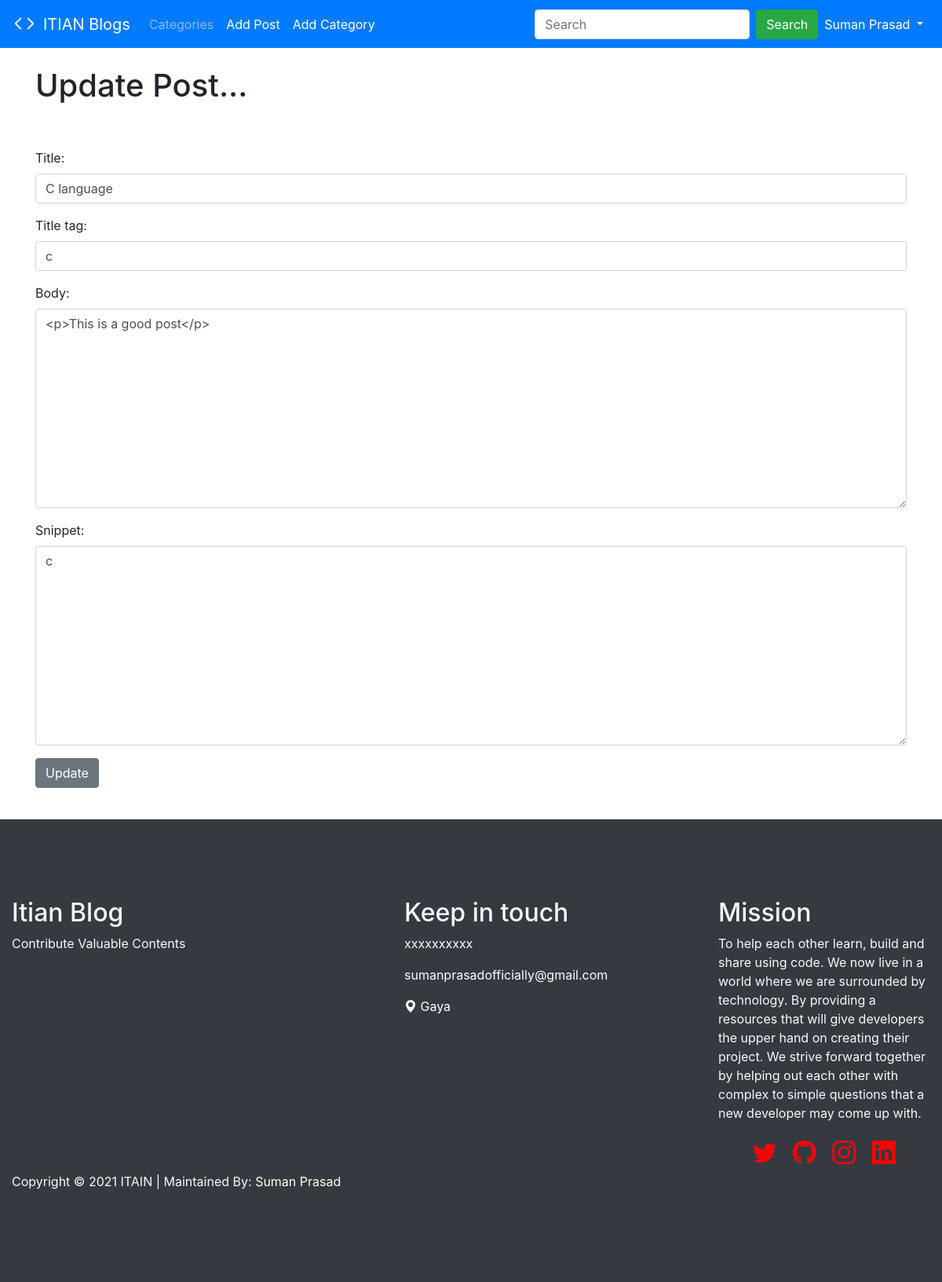
The app's page /article/edit/13 (signed in) with its own data.
### theblog/models.py (models this page shows, shortened)
class Post(models.Model):
    title = models.CharField(max_length=255)
    header_image = models.ImageField(null=True, blank=True, upload_to="images/")   #all posts doesnot have image.
    title_tag = models.CharField(max_length=255)
    author = models.ForeignKey(User, on_delete=models.CASCADE)
    body = RichTextField(blank=True, null=True)
    post_date = models.DateField(auto_now_add=True)
    category = models.CharField(max_length=255, default='coding')
    snippet = models.CharField(max_length=255)
    likes = models.ManyToManyField(User, related_name='blog_posts')

### theblog/views.py (the view)
# urls.py: path('article/edit/<int:pk>', UpdatePostView.as_view(), name='update-post'),
class UpdatePostView(UpdateView):
    model = Post
    form_class = EditForm
    template_name = 'update_post.html'

### theblog/forms.py
class EditForm(forms.ModelForm):
    class Meta:
        model = Post
        fields = ('title', 'title_tag', 'body', 'snippet')
        widgets = {
            'title': forms.TextInput(attrs={'class': 'form-control'}),
            'title_tag': forms.TextInput(attrs={'class': 'form-control'}),
            'body': forms.Textarea(attrs={'class': 'form-control'}),
            'snippet': forms.Textarea(attrs={'class': 'form-control'}),
        }

### theblog/templates/update_post.html (shortened to what this page needs)
{% extends 'base.html' %}
{% block content %}
<div class="container">
{% if user.is_authenticated %}
  {% if user.id == post.author.id %}
          <h1>Update Post...</h1>
          <br><br>
          <div class="form-group">
            <form method="POST">
              {{ form.as_p }}
              <button class="btn btn-secondary">Update</button>
          </div>
    {% else %}
        You are not allowed here!
    {%endif%}
{% else %}
You are not allowed here!
{%endif%}
</div>
{% endblock %}

### theblog/templates/base.html (shortened to what this page needs)
<!doctype html>
{% load static %}
<html lang="en">
  <head>
    <link rel="stylesheet" href="https://cdn.jsdelivr.net/npm/bootstrap@4.6.0/dist/css/bootstrap.min.css">
    <link rel="stylesheet" href="https://cdn.jsdelivr.net/npm/bootstrap-icons@1.5.0/font/bootstrap-icons.css">
    <link rel="stylesheet" href="{% static 'css/main.css' %}">
  </head>
  <body>
    <nav class="navbar sticky-top navbar-expand-lg navbar-dark bg-primary">
    <i class="bi bi-code" id="code"></i>&nbsp&nbsp
      <a class="navbar-brand" href="{% url 'home' %}"> ITIAN Blogs</a>
  <div class="collapse navbar-collapse" id="navbarSupportedContent">
    <ul class="navbar-nav mr-auto">
      {% if cat_menu %}
      <li class="nav-item dropdown">
        <a class="nav-link dropdown-toggle active" href="#" id="navbarDropdown" role="button" data-toggle="dropdown" aria-haspopup="true" aria-expanded="false">
          Categories
        </a>
        <div class="dropdown-menu" aria-labelledby="navbarDropdown">
          {% for item in cat_menu %}
            <a class="dropdown-item" href="{% url 'category' item|slugify%}">{{item}}</a>
            {%endfor%}
        </div>
      </li>
      {% else %}
      <li class="nav-item">
        <a class="nav-link" href="{% url 'category-list' %}">Categories</a>
      </li>
      {% endif %}
      {% if user.is_authenticated %}
        <li class="nav-item">
          <a class="nav-link active" href="{% url 'add_post' %}">Add Post</a>
        </li>
        <li class="nav-item">
          <a class="nav-link active" href="{% url 'add_category' %}">Add Category</a>
        </li>
      {%endif%}
    </ul>
  {% if user.is_authenticated %}
        <ul class="navbar-nav ml-auto">
         <form method="POST" action="{% url 'search-content' %}" class="form-inline my-2 my-lg-0">
            <input class="form-control mr-sm-2" type="search" placeholder="Search" aria-label="Search" name="searched">
            <button class="btn btn-success my-2 my-sm-0" type="submit">Search</button>
          </form>
          <li class="nav-item dropdown active">
            <a class="nav-link dropdown-toggle" href="#" id="navbarDropdown" role="button" data-toggle="dropdown" aria-haspopup="true" aria-expanded="false">
              {{user.first_name}}
              {{user.last_name}}
            </a>
              </li>
            </div>
  {% endif %}
</nav>
    <br>
    <div>
      {% block content %}
      {% endblock %}
    </div>
<br>
<div class="container-fluid bg-dark text-light" id="footer">
    <div class="row">
               <div class="col-md-5 col-sm-6">
                    <h2>Itian Blog</h2>
                    <p>Contribute Valuable Contents</p>
               </div>
               <div class="col-md-4 col-sm-6">
                    <div class="footer-info">
                    	<h2>Keep in touch</h2>
                         <p><a href="">xxxxxxxxxx</a></p>
                         <p><a href="mailto:sumanprasadofficially@gmail.com">sumanprasadofficially@gmail.com</a></p>
                         <p><i class="bi bi-geo-alt-fill"></i><a href="https://gaya.nic.in/" target="_blank"> Gaya</a></p>
                    </div>
               </div>
               <div class="col-md-3 col-sm-12">
                    <h2>Mission</h2>
                    <p>To help each other learn, build and share using code. We now live in a world where we are surrounded by technology. By providing a  resources that will give developers the upper hand on creating their project. We strive forward together by helping out each other with complex to simple questions that a new developer may come up with. </p>
                    <ul class="social-icon" id="social-icon">
                         <li><a href="https://twitter.com/sumanitian" <i class="bi bi-twitter"></a></li>
                         <li><a href="https://github.com/sumanitian" <i class="bi bi-github"></a></li>
                         <li><a href="https://www.instagram.com/suman_itian/" <i class="bi bi-instagram"></a></li>
                         <li><a href="https://www.linkedin.com/in/suman-prasad-4b5a89145/" <i class="bi bi-linkedin"></a></li>
                    </ul>
               </div>
               <div class="col-md-12 col-sm-12">
                    <div class="copyright-text">
                         <p>Copyright © 2021 ITAIN
                         | Maintained By: <a href="https://sumanitian.github.io/sumanprasad/">Suman Prasad</a></p>
                    </div>
               </div>
          </div>
</div>
  </body>
</html>

### static/css/main.css (style rules this page uses)
#footer { padding-top: 100px; padding-bottom: 100px; }
#footer a { color: white; }
#footer .copyright-text { padding-top: 2px; }
#footer .copyright-text a { color: ivory; }
#social-icon { position: relative; padding: 0; margin: 0; text-align: center; }
#social-icon li { display: inline-block; list-style: none; }
#social-icon li a { border-radius: 100%; color: red; cursor: pointer; font-size: 30px; text-decoration: none; -webkit-transition: all ease-in-out 0.3s; transition: all ease-in-out 0.3s; text-align: center; position: relative; margin: 4px 8px 0 8px; }

### theblog/templates/base.html (style rules this page uses)
#code { font-size: 30px; color: white; }

### records on screen
Post: title "C language", title_tag "c", body "<p>This is a good post</p>", snippet "c"

### other values on screen
{{ user.first_name }} "Suman"
{{ user.last_name }} "Prasad"
